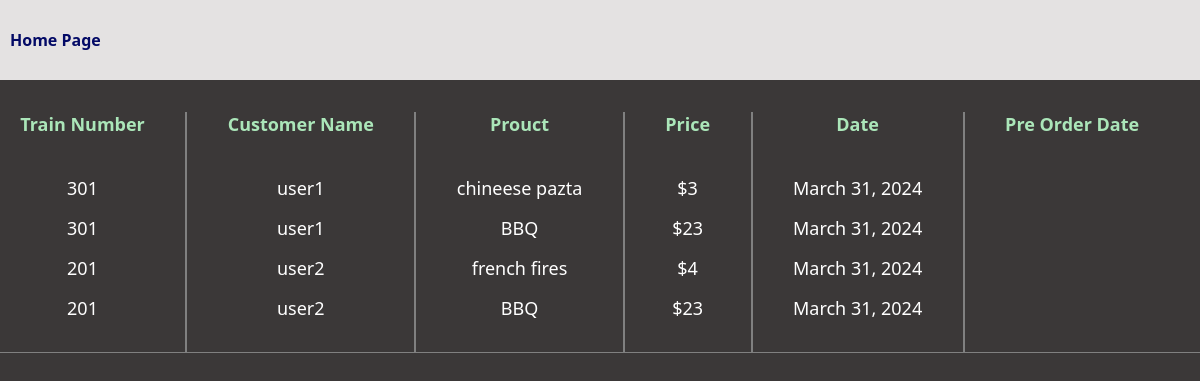
The page /order_page_admin/ on the database as committed earlier.
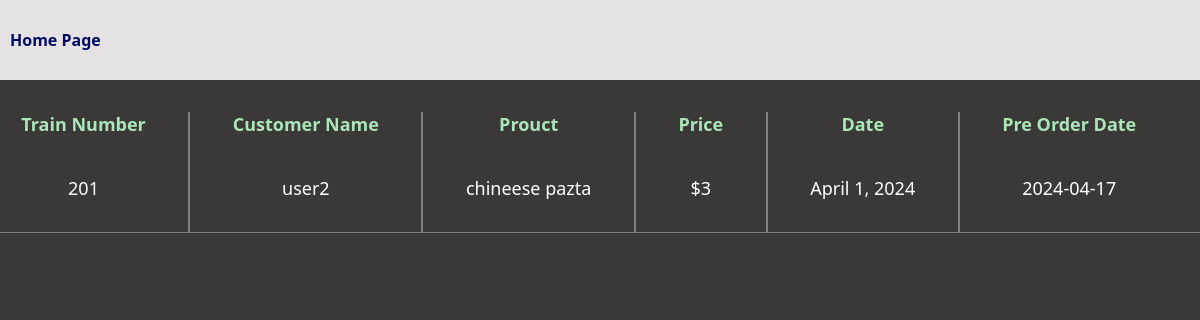
The same page on the database as committed later.
### user_app/models.py (models this page shows, shortened)
class Order(models.Model):
  train_number = models.CharField(max_length=10)
  customer_name = models.CharField(max_length=25)
  product_name =  models.CharField(max_length=25)
  price =  models.CharField(max_length=25)
  date = models.DateField(auto_now_add=True)
  pre_order_date = models.CharField(max_length=200, default = 'NA', null=True, blank=True)

### admin_app/views.py (the view)
# urls.py: path('order_page_admin/', order_page_admin, name='order_page_admin'),
def order_page_admin(request):
  order_items = Order.objects.all()
  return render(request, 'order_page_admin.html', {'orders':order_items})

### templates/order_page_admin.html (shortened to what this page needs)
<!DOCTYPE html>
<html lang="en">
  <head>
  </head>
  <body>
    <div class="order-table-container">
      <nav>
        <div class="orders">
          <a href="{% url 'admin_app:admin_page' %}">Home Page</a>
        </div>
      </nav>
      <div class="flex-row">
        <div class="customer-name">
          Train Number {% for i in orders %}
          <div class="customers">{{i.train_number}}</div>
          {% endfor %}
        </div>
        <span></span>
        <div class="customer-train-number">
          Customer Name {% for i in orders %}
          <div class="customer-train-number-child">{{i.customer_name}}</div>
          {% endfor %}
        </div>
        <span></span>
        <div class="order-item">
          Prouct {% for i in orders %}
          <div class="order-item-child">{{i.product_name}}</div>
          {% endfor %}
        </div>
        <span></span>
        <div class="order-price">
          Price {% for i in orders %}
          <div class="order-price-child">${{i.price}}</div>
          {% endfor %}
        </div>
        <span></span>
        <div class="order-date">
          Date {% for i in orders %}
          <div class="order-date-child">{{i.date}}</div>
          {% endfor %}
        </div>
        <span></span>
        <div class="pre-order-date">
          Pre Order Date {% for i in orders %}
          <div class="pre-order-date-child">{{i.pre_order_date}}</div>
          {% endfor %}
        </div>
      </div>
    </div>
  </body>
</html>

Rows that differ between the two databases and show on the page:
removed Order: train_number "301", customer_name "user1", product_name "chineese pazta", price "3", date "March 31, 2024"
removed Order: train_number "301", customer_name "user1", product_name "BBQ", price "23", date "March 31, 2024"
removed Order: train_number "201", customer_name "user2", product_name "french fires", price "4", date "March 31, 2024"
removed Order: train_number "201", customer_name "user2", product_name "BBQ", price "23", date "March 31, 2024"
added Order: train_number "201", customer_name "user2", product_name "chineese pazta", price "3", date "April 1, 2024", pre_order_date "2024-04-17"
